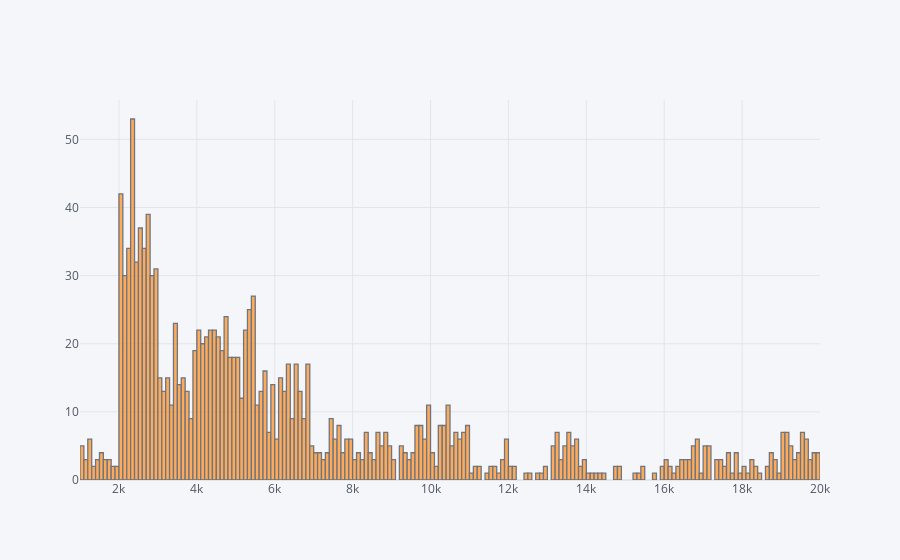

Source (notebook cell):
### Code cell
empData.loc[:,['MonthlyIncome']].iplot(kind='histogram', bins = 200)

### Figure 1 — Plotly figure (JSON) as saved in the notebook; plotly's stock layout.template omitted (floating-point values rounded to 4 significant figures; data arrays with more than 128 entries replaced by an {"elided": "..."} marker saying what was removed)
{"data": [{"histfunc": "count", "histnorm": "", "marker": {"color": "rgba(255, 153, 51, 1.0)", "line": {"color": "#4D5663", "width": 1.3}}, "name": "MonthlyIncome", "nbinsx": 200, "opacity": 0.8, "orientation": "v", "type": "histogram", "x": {"elided": "1470 int values"}}], "layout": {"barmode": "overlay", "legend": {"bgcolor": "#F5F6F9", "font": {"color": "#4D5663"}}, "paper_bgcolor": "#F5F6F9", "plot_bgcolor": "#F5F6F9", "title": {"font": {"color": "#4D5663"}}, "xaxis": {"gridcolor": "#E1E5ED", "showgrid": true, "tickfont": {"color": "#4D5663"}, "title": {"font": {"color": "#4D5663"}, "text": ""}, "zerolinecolor": "#E1E5ED"}, "yaxis": {"gridcolor": "#E1E5ED", "showgrid": true, "tickfont": {"color": "#4D5663"}, "title": {"font": {"color": "#4D5663"}, "text": ""}, "zerolinecolor": "#E1E5ED"}}}
